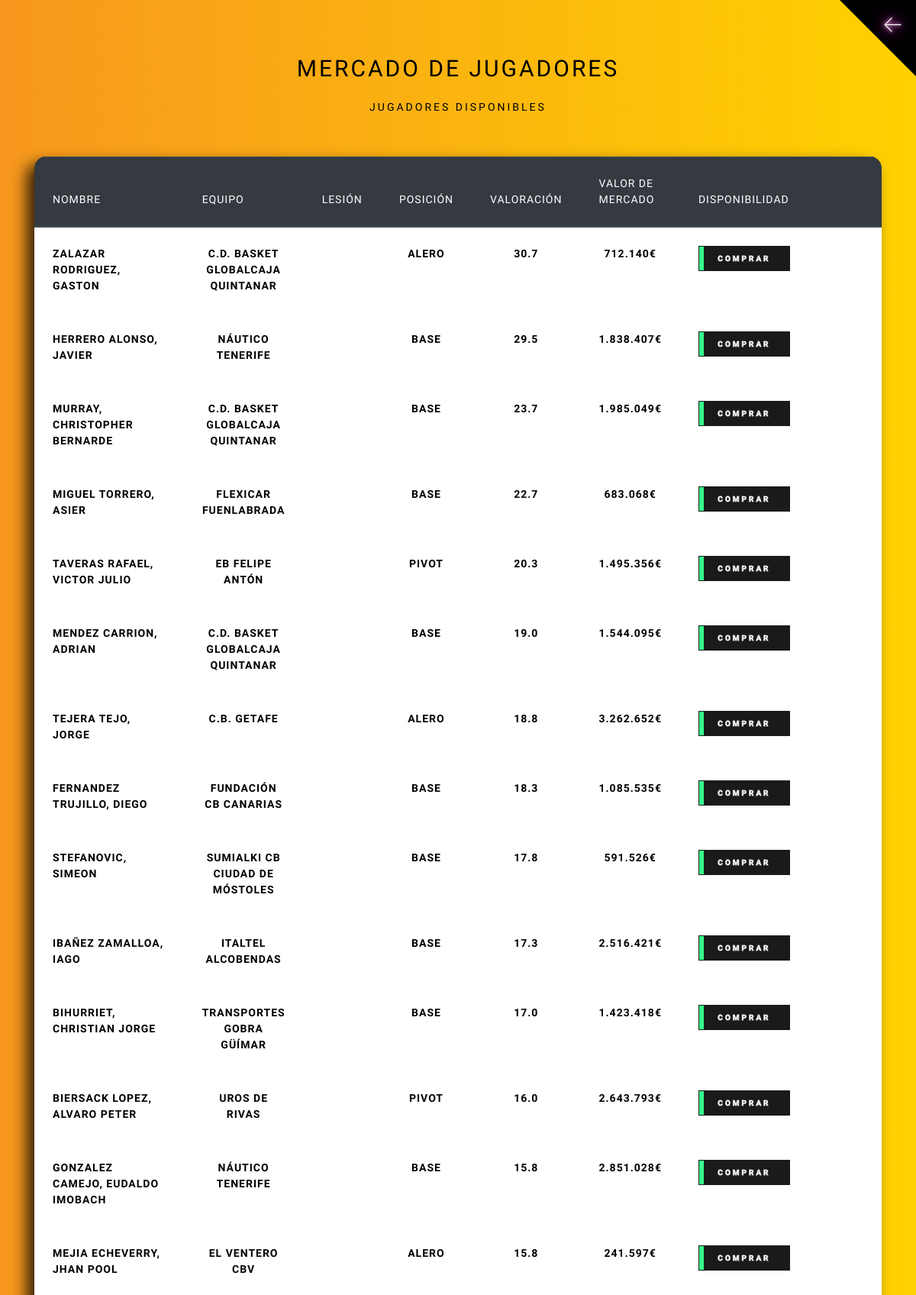
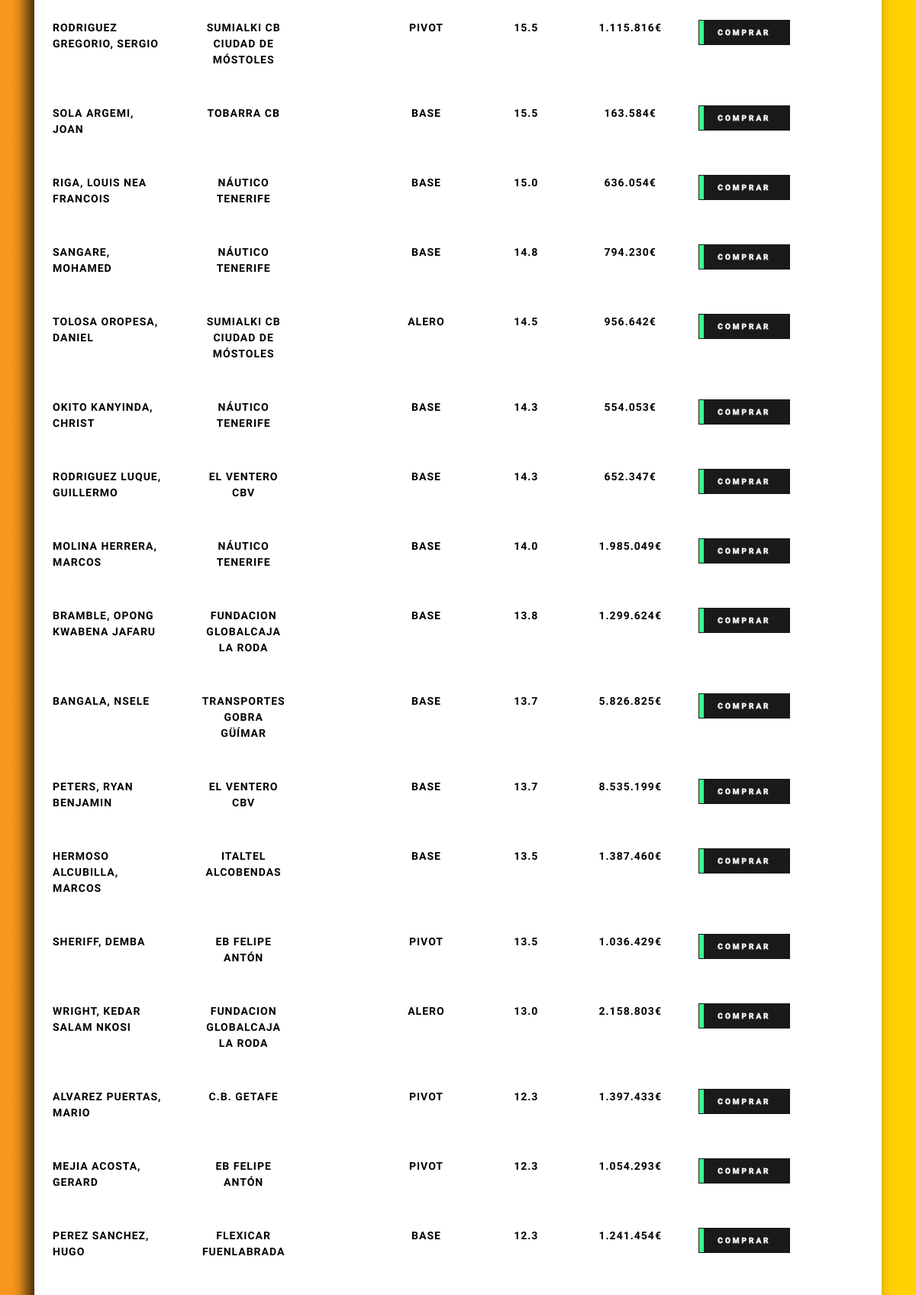
The page /mercado (signed in, upper part) on the database its author committed (2 pictures, top to bottom).
### models.py (models this page shows, shortened)
class Jugador(db.Base):
    __tablename__ = "jugadores_tercera_FEB"
    __table_args__ = {"sqlite_autoincrement": True}#OPCIONAL: Es una forma para garantizar que el valor de la PK sea unica y no se reutilice
    id = Column(Integer,primary_key=True)#Automaticamente esta PK se convierte en autoincremental
    nombre = Column(String, nullable=False, default="¿¿??", unique=True)
    equipo = Column(String, nullable=False, default="¿¿??")
    posicion = Column(String, nullable=False, default="¿¿??")
    nacionalidad = Column(String, nullable=False, default="¿¿??")
    lesion = Column(String, nullable=False, default=False)
    valoracion = Column(Float, nullable=False, default=0)
    val_mercado = Column(String, nullable=False, default=0)
    clausula = Column(String, nullable=False, default=0)
    contratado_por = Column(String)
    titular = Column(Boolean, default=False)
    jugando_de = Column(String)
    val_semana = Column(Integer, default=0)
    val_total = Column(Integer, default=0)
    p_jugados = Column(Integer, default=0)

### main.py (the view)
@app.route('/mercado')
@login_required
def mercado():
    try:
        gestor = Gestor()
        datos = gestor.verTodosLosJugadores()
        jugadores = []
        for jugador, media in datos:
            jugadores.append({
                'nombre': jugador.nombre,
                'equipo': jugador.equipo,
                'lesion': jugador.lesion,
                'posicion': jugador.posicion,
                'valoracion': jugador.valoracion,
                'val_mercado': jugador.val_mercado,
                'media': media
            })
        return render_template("mercado.html", jugadores=jugadores)
    except Exception as e:
        app.logger.error(f"Error en la ruta /mercado: {str(e)}")
        return f"Error al cargar el mercado: CODIGO DE ERROR ==> 500\n {str(e)}", 500

### main.py (called while the page is built)
@login_manager.user_loader
def load_user(user_id):
    return db.session.query(Usuario).get(int(user_id))

### templates/mercado.html (shortened to what this page needs)
<!DOCTYPE html>
<html lang="en">
<head>
    <link rel="stylesheet" href="{{ url_for('static',filename='main.css') }}">
    <link rel="stylesheet" href="https://cdn.jsdelivr.net/npm/bootswatch@4.5.2/dist/lux/bootstrap.min.css">
    <a href="{{ url_for('oficina') }}" class="back-button fuente_neon" title="Atrás"></a>
</head>
<body>
    <main class="container p-4" style="width: 100%; max-width: none;">
        <div class="container-fluid d-flex align-items-center justify-content-center py-5" >
            <div class="row w-100">
                <div class="col-12 text-center">
                    <h1 class="display-5 mb-4 fuente_oscuro" style="font-size: 30px;">MERCADO DE JUGADORES</h1>
                    <h2 class="display-6 fuente_oscuro">JUGADORES DISPONIBLES</h2>
                </div>
            </div>
        </div>
        <div class="container" >
            <div class="table-responsive rounded-custom" >
                <table class="table table-striped table-hover">
                    <thead class="thead-dark">
                        <tr>
                            <th class="fuente" scope="col" style="width: 20%">Nombre</th>
                            <th class="fuente" scope="col" style="width: 20% text-align: center;">Equipo</th>
                            <th class="fuente" scope="col" style="width: 15% text-align: center;">Lesión</th>
                            <th class="fuente" scope="col" style="width: 15% text-align: center;">Posición</th>
                            <th class="fuente" scope="col" style="width: 15% text-align: center;">Valoración</th>
                            <th class="fuente" scope="col" style="width: 30% text-align: center;">Valor de Mercado</th>
                            <th class="fuente" scope="col" style="width: 30%">Disponibilidad</th>
                        </tr>
                    </thead>
                    <tbody>
                        {% for jugador in jugadores %}
                        <tr class="table-light">
                            <td class="fuente" style="color: black; font-weight: bold;">{{ jugador.nombre }}</td>
                            <td class="fuente" style="color: black; font-weight: bold; text-align: center;">{{ jugador.equipo }}</td>
                            <td class="fuente" style="color: black; font-weight: bold; text-align: center;">{{ jugador.lesion }}</td>
                            <td class="fuente" style="color: black; font-weight: bold; text-align: center;">{{ jugador.posicion }}</td>
                            <td class="fuente" style="color: black; font-weight: bold; text-align: center;">{{ jugador.media }}</td>
                            <td class="fuente" style="color: black; font-weight: bold; text-align: center;">{{ jugador.val_mercado }}€</td>
                            <td>
                                <form action="/compraventa" method="POST">
                                    <button type="submit" class="btn btn-primary btn-sm btn-uniforme fuente button" data-text="Awesome">
                                        <span class="actual-text">&nbsp;COMPRAR&nbsp;</span>
                                        <span aria-hidden="true" class="hover-text">&nbsp;COMPRAR&nbsp;</span>
                                    </button>
                                </form>
                            </td>
                        </tr>
                        {% endfor %}
                    </tbody>
                </table>
            </div>
        </div>
    </main>
</body>
</html>

### static/main.css (style rules this page uses)
body { background: #f7971e; background: -webkit-linear-gradient(to right, #f7971e, #ffd200); background: linear-gradient(to right, #f7971e, #ffd200); }
table { color: #000000; font-weight: 600; }
.btn-uniforme { width: 120px; height: 35px; white-space: nowrap; overflow: hidden; text-overflow: ellipsis; display: inline-flex; justify-content: center; align-items: center; margin: 5px; }
.rounded-custom { border-radius: 15px; box-shadow: -10px 10px 20px rgba(0, 0, 0, 0.8); }
.fuente { font-family: "Electrolize", sans-serif; font-weight: 400; font-style: normal; color: #FFFFFF; font-size: 14px; }
.fuente_oscuro { font-family: "Electrolize", sans-serif; font-weight: 400; font-style: normal; color: #000000; font-size: 14px; }
.fuente_neon { color: #fff; font-size: 48px; text-shadow: 0 0 5px #fff, 0 0 10px #ff00de, 0 0 20px #ff00de, 0 0 30px #ff00de; }
.button { display: flex; justify-content: center; align-items: center; margin: 0; height: auto; background: transparent; padding: 0; border: none; cursor: pointer; }
.button { --border-right: 6px; --text-stroke-color: rgba(255,255,255,0.6); --animation-color: #37FF8B; --fs-size: 3em; letter-spacing: 3px; text-decoration: none; font-size: var(--fs-size); font-family: "Electrolize", sans-serif; position: relative; text-transform: uppercase; color: transparent; -webkit-text-stroke: 1px var(--text-stroke-color); }
.hover-text { position: absolute; left: 0; top: 0; box-sizing: border-box; content: attr(data-text); color: var(--animation-color); width: 0%; inset: 0; border-right: var(--border-right) solid var(--animation-color); overflow: hidden; transition: 0.5s; -webkit-text-stroke: 1px var(--animation-color); }
.container { display: flex; flex-wrap: wrap; }

### templates/mercado.html (style rules this page uses)
body { margin: 0; padding: 0; }
.back-button { position: fixed; top: 0; right: 0; width: 0; height: 0; border-top: 100px solid #000000; border-left: 100px solid transparent; background: none; cursor: pointer; z-index: 1000; }
.back-button::after { content: "←"; position: absolute; top: -90px; right: 15px; color: white; font-size: 30px; }

### rows shown on the page
Jugador: nombre "ZALAZAR RODRIGUEZ, GASTON", equipo "C.D. BASKET GLOBALCAJA QUINTANAR", posicion "ALERO", media "30.7", val_mercado "712.140"
Jugador: nombre "HERRERO ALONSO, JAVIER", equipo "NÁUTICO TENERIFE", posicion "BASE", media "29.5", val_mercado "1.838.407"
Jugador: nombre "MURRAY, CHRISTOPHER BERNARDE", equipo "C.D. BASKET GLOBALCAJA QUINTANAR", posicion "BASE", media "23.7", val_mercado "1.985.049"
Jugador: nombre "MIGUEL TORRERO, ASIER", equipo "FLEXICAR FUENLABRADA", posicion "BASE", media "22.7", val_mercado "683.068"
Jugador: nombre "TAVERAS RAFAEL, VICTOR JULIO", equipo "EB FELIPE ANTÓN", posicion "PIVOT", media "20.3", val_mercado "1.495.356"
Jugador: nombre "MENDEZ CARRION, ADRIAN", equipo "C.D. BASKET GLOBALCAJA QUINTANAR", posicion "BASE", media "19.0", val_mercado "1.544.095"
Jugador: nombre "TEJERA TEJO, JORGE", equipo "C.B. GETAFE", posicion "ALERO", media "18.8", val_mercado "3.262.652"
Jugador: nombre "FERNANDEZ TRUJILLO, DIEGO", equipo "FUNDACIÓN CB CANARIAS", posicion "BASE", media "18.3", val_mercado "1.085.535"
Jugador: nombre "STEFANOVIC, SIMEON", equipo "SUMIALKI CB CIUDAD DE MÓSTOLES", posicion "BASE", media "17.8", val_mercado "591.526"
Jugador: nombre "IBAÑEZ ZAMALLOA, IAGO", equipo "ITALTEL ALCOBENDAS", posicion "BASE", media "17.3", val_mercado "2.516.421"
Jugador: nombre "BIHURRIET, CHRISTIAN JORGE", equipo "TRANSPORTES GOBRA GÜÍMAR", posicion "BASE", media "17.0", val_mercado "1.423.418"
Jugador: nombre "BIERSACK LOPEZ, ALVARO PETER", equipo "UROS DE RIVAS", posicion "PIVOT", media "16.0", val_mercado "2.643.793"
Jugador: nombre "GONZALEZ CAMEJO, EUDALDO IMOBACH", equipo "NÁUTICO TENERIFE", posicion "BASE", media "15.8", val_mercado "2.851.028"
Jugador: nombre "MEJIA ECHEVERRY, JHAN POOL", equipo "EL VENTERO CBV", posicion "ALERO", media "15.8", val_mercado "241.597"
Jugador: nombre "RODRIGUEZ GREGORIO, SERGIO", equipo "SUMIALKI CB CIUDAD DE MÓSTOLES", posicion "PIVOT", media "15.5", val_mercado "1.115.816"
Jugador: nombre "SOLA ARGEMI, JOAN", equipo "TOBARRA CB", posicion "BASE", media "15.5", val_mercado "163.584"
Jugador: nombre "RIGA, LOUIS NEA FRANCOIS", equipo "NÁUTICO TENERIFE", posicion "BASE", media "15.0", val_mercado "636.054"
Jugador: nombre "SANGARE, MOHAMED", equipo "NÁUTICO TENERIFE", posicion "BASE", media "14.8", val_mercado "794.230"
Jugador: nombre "TOLOSA OROPESA, DANIEL", equipo "SUMIALKI CB CIUDAD DE MÓSTOLES", posicion "ALERO", media "14.5", val_mercado "956.642"
Jugador: nombre "OKITO KANYINDA, CHRIST", equipo "NÁUTICO TENERIFE", posicion "BASE", media "14.3", val_mercado "554.053"
Jugador: nombre "RODRIGUEZ LUQUE, GUILLERMO", equipo "EL VENTERO CBV", posicion "BASE", media "14.3", val_mercado "652.347"
Jugador: nombre "MOLINA HERRERA, MARCOS", equipo "NÁUTICO TENERIFE", posicion "BASE", media "14.0", val_mercado "1.985.049"
Jugador: nombre "BRAMBLE, OPONG KWABENA JAFARU", equipo "FUNDACION GLOBALCAJA LA RODA", posicion "BASE", media "13.8", val_mercado "1.299.624"
Jugador: nombre "BANGALA, NSELE", equipo "TRANSPORTES GOBRA GÜÍMAR", posicion "BASE", media "13.7", val_mercado "5.826.825"
Jugador: nombre "PETERS, RYAN BENJAMIN", equipo "EL VENTERO CBV", posicion "BASE", media "13.7", val_mercado "8.535.199"
Jugador: nombre "HERMOSO ALCUBILLA, MARCOS", equipo "ITALTEL ALCOBENDAS", posicion "BASE", media "13.5", val_mercado "1.387.460"
Jugador: nombre "SHERIFF, DEMBA", equipo "EB FELIPE ANTÓN", posicion "PIVOT", media "13.5", val_mercado "1.036.429"
Jugador: nombre "WRIGHT, KEDAR SALAM NKOSI", equipo "FUNDACION GLOBALCAJA LA RODA", posicion "ALERO", media "13.0", val_mercado "2.158.803"
Jugador: nombre "ALVAREZ PUERTAS, MARIO", equipo "C.B. GETAFE", posicion "PIVOT", media "12.3", val_mercado "1.397.433"
Jugador: nombre "MEJIA ACOSTA, GERARD", equipo "EB FELIPE ANTÓN", posicion "PIVOT", media "12.3", val_mercado "1.054.293"
Jugador: nombre "PEREZ SANCHEZ, HUGO", equipo "FLEXICAR FUENLABRADA", posicion "BASE", media "12.3", val_mercado "1.241.454"
